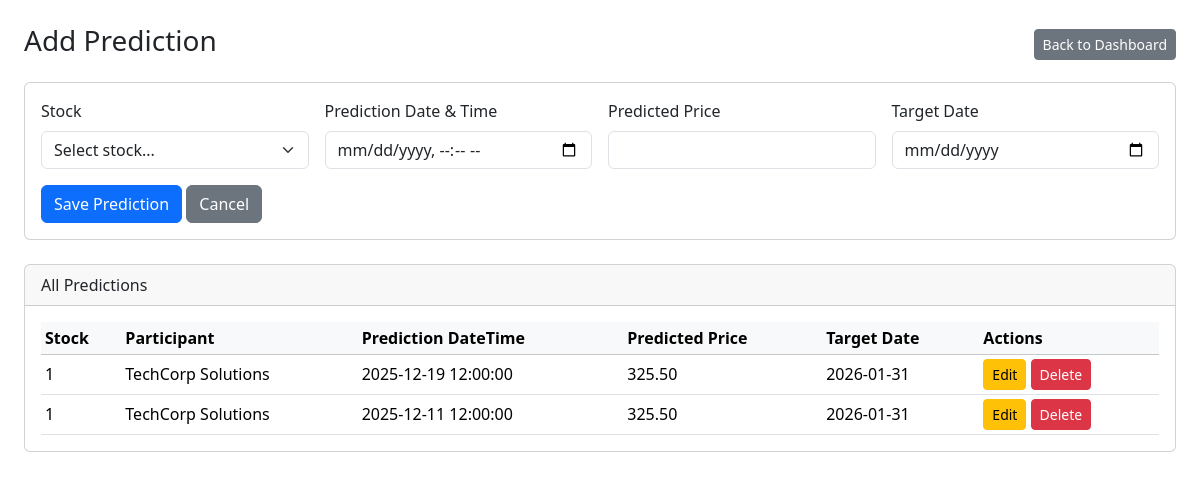
The page /prediction_manage.php (signed in) on the database its author committed.
### tables this page shows
CREATE TABLE `prediction` (
  `StockID` int(8) NOT NULL,
  `predictionDateTime` datetime NOT NULL,
  `predictedPrice` decimal(10,2) DEFAULT NULL,
  `targetDate` date DEFAULT NULL
);

CREATE TABLE `transaction_participant` (
  `ParticipantID` int(8) NOT NULL,
  `name` varchar(20) DEFAULT NULL,
  `accountType` varchar(20) DEFAULT NULL,
  `email` varchar(20) DEFAULT NULL
);

### prediction_manage.php (the view, shortened to what this page needs)
<?php
require_once 'config.php';
$p = [
    'StockID'          => '',
    'predictionDateTime' => '',
    'predictedPrice'   => '',
    'targetDate'       => ''
];
$list_res = mysqli_query($conn,"
    SELECT p.StockID, p.predictionDateTime, p.predictedPrice, p.targetDate,
           tp.name AS participant
    FROM prediction p
    LEFT JOIN stock s ON p.StockID = s.StockID
    LEFT JOIN transaction_participant tp ON s.ParticipantID = tp.ParticipantID
    ORDER BY p.predictionDateTime DESC
");
?>
<!DOCTYPE html>
<html lang="en">
<head>
  <link href="https://cdn.jsdelivr.net/npm/bootstrap@5.3.3/dist/css/bootstrap.min.css" rel="stylesheet">
</head>
<body class="p-4">
  <div class="d-flex justify-content-between align-items-center mb-3">
    <h3><?= ($p['StockID'] && $p['predictionDateTime']) ? 'Edit Prediction' : 'Add Prediction'; ?></h3>
    <a href="dashboard_system.php" class="btn btn-secondary btn-sm">Back to Dashboard</a>
  </div>
  <div class="card mb-4">
    <div class="card-body">
      <form method="post" class="row g-3">
        <div class="col-md-3">
          <label class="form-label">Stock</label>
          <select name="StockID" class="form-select" required>
            <option value="">Select stock...</option>
          </select>
        </div>
        <div class="col-md-3">
          <label class="form-label">Prediction Date &amp; Time</label>
          <input type="datetime-local" name="predictionDateTime" class="form-control" required
                 value="<?php
                   if (!empty($p['predictionDateTime'])) {
                     echo str_replace(' ', 'T', $p['predictionDateTime']);
                   }
                 ?>">
        </div>
        <div class="col-md-3">
          <label class="form-label">Predicted Price</label>
          <input type="number" step="0.01" name="predictedPrice" class="form-control" required
                 value="<?= htmlspecialchars($p['predictedPrice']); ?>">
        </div>
        <div class="col-md-3">
          <label class="form-label">Target Date</label>
          <input type="date" name="targetDate" class="form-control" required
                 value="<?= htmlspecialchars($p['targetDate']); ?>">
        </div>
        <div class="col-12">
          <button type="submit" class="btn btn-primary">Save Prediction</button>
          <a href="prediction_manage.php" class="btn btn-secondary">Cancel</a>
        </div>
      </form>
    </div>
  </div>
  <div class="card">
    <div class="card-header">All Predictions</div>
    <div class="card-body">
      <div class="table-responsive">
        <table class="table table-sm table-hover align-middle mb-0">
          <thead class="table-light">
            <tr>
              <th>Stock</th>
              <th>Participant</th>
              <th>Prediction DateTime</th>
              <th>Predicted Price</th>
              <th>Target Date</th>
              <th>Actions</th>
            </tr>
          </thead>
          <tbody>
          <?php while($r = mysqli_fetch_assoc($list_res)): ?>
            <tr>
              <td><?= $r['StockID']; ?></td>
              <td><?= htmlspecialchars($r['participant']); ?></td>
              <td><?= $r['predictionDateTime']; ?></td>
              <td><?= $r['predictedPrice']; ?></td>
              <td><?= $r['targetDate']; ?></td>
              <td>
                <a href="prediction_manage.php?stock=<?= $r['StockID']; ?>&time=<?= urlencode($r['predictionDateTime']); ?>"
                   class="btn btn-sm btn-warning">Edit</a>
                <a href="prediction_manage.php?delete_stock=<?= $r['StockID']; ?>&delete_time=<?= urlencode($r['predictionDateTime']); ?>"
                   class="btn btn-sm btn-danger"
                   onclick="return confirm('Delete this prediction?');">Delete</a>
              </td>
            </tr>
          <?php endwhile; ?>
          </tbody>
        </table>
      </div>
    </div>
  </div>
</body>
</html>

### rows shown on the page
prediction: StockID "1", transaction_participant.name "TechCorp Solutions", predictionDateTime "2025-12-19 12:00:00", predictedPrice "325.50", targetDate "2026-01-31"
prediction: StockID "1", transaction_participant.name "TechCorp Solutions", predictionDateTime "2025-12-11 12:00:00", predictedPrice "325.50", targetDate "2026-01-31"
